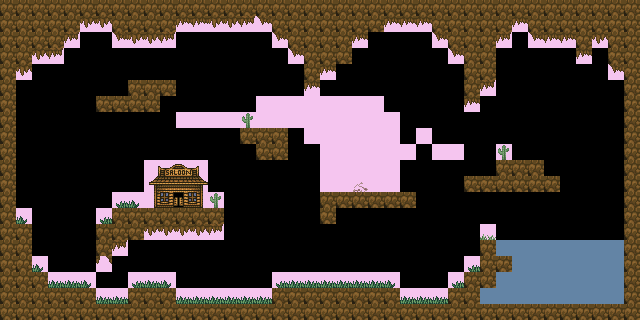

Below is a game level as drawn by its tile map, then a one-line description and the .tmx that defines it (tile-layer data replaced by summaries):
An orthogonal 40x20 tile map with 16x16 px tiles, 1 tile layer (Tile Layer 1) and 6 objects (3x AreaParticleEmitter, 2x TimerTrigger, AreaTrigger).

<map version="1.0" orientation="orthogonal" width="40" height="20" tilewidth="16" tileheight="16">
 <tileset firstgid="1" name="tileset" tilewidth="16" tileheight="16" spacing="1">
  <image source="res/tileset.png" trans="f5c5ef" width="186" height="186" />
  <tile id="0">
   <properties>
    <property name="bouyancy" value="1.3" />
    <property name="water" value="true" />
   </properties>
  </tile>
  <tile id="33">
   <properties>
    <property name="friction" value="1.0" />
    <property name="solid" value="true" />
   </properties>
  </tile>
 </tileset>
 <layer name="Tile Layer 1" width="40" height="20">
  <data>[800 cells, 401 non-empty, 26 distinct tile ids]</data>
 </layer>
 <objectgroup color="#ff00ff" name="Object Layer 1" width="40" height="20">
  <object name="AreaTrigger1" type="AreaTrigger" x="336" y="96" width="80" height="96">
   <properties>
    <property name="children" value="ParticleEmitter1 Timer1" />
    <property name="onEnter" value="Timer1:reset" />
    <property name="onExit" value="Timer1:stop" />
   </properties>
  </object>
  <object name="Timer1" type="TimerTrigger" x="544" y="96" width="32" height="32">
   <properties>
    <property name="children" value="ParticleEmitter2 Timer2" />
    <property name="duration" value="5.0" />
   </properties>
  </object>
  <object name="Timer2" type="TimerTrigger" x="576" y="160" width="32" height="32">
   <properties>
    <property name="children" value="ParticleEmitter3" />
    <property name="duration" value="7.0" />
   </properties>
  </object>
  <object name="ParticleEmitter1" type="AreaParticleEmitter" x="352" y="48" width="112" height="16" />
  <object name="ParticleEmitter2" type="AreaParticleEmitter" x="496" y="48" width="112" height="16" />
  <object name="ParticleEmitter3" type="AreaParticleEmitter" x="512" y="256" width="112" height="48" />
 </objectgroup>
</map>